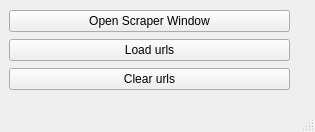
<?xml version="1.0" encoding="UTF-8"?>
<ui version="4.0">
 <class>MainWindow</class>
 <widget class="QMainWindow" name="MainWindow">
  <property name="geometry">
   <rect>
    <x>0</x>
    <y>0</y>
    <width>315</width>
    <height>132</height>
   </rect>
  </property>
  <property name="windowTitle">
   <string>Main window</string>
  </property>
  <widget class="QWidget" name="centralwidget">
   <widget class="QWidget" name="verticalLayoutWidget">
    <property name="geometry">
     <rect>
      <x>9</x>
      <y>9</y>
      <width>281</width>
      <height>83</height>
     </rect>
    </property>
    <layout class="QVBoxLayout" name="verticalLayout">
     <item>
      <widget class="QPushButton" name="open_scraper_button">
       <property name="text">
        <string>Open Scraper Window</string>
       </property>
      </widget>
     </item>
     <item>
      <widget class="QPushButton" name="load_urls_button">
       <property name="text">
        <string>Load urls</string>
       </property>
      </widget>
     </item>
     <item>
      <widget class="QPushButton" name="clear_urls_button">
       <property name="text">
        <string>Clear urls</string>
       </property>
      </widget>
     </item>
    </layout>
   </widget>
  </widget>
  <widget class="QMenuBar" name="menubar">
   <property name="geometry">
    <rect>
     <x>0</x>
     <y>0</y>
     <width>315</width>
     <height>21</height>
    </rect>
   </property>
  </widget>
  <widget class="QStatusBar" name="statusbar"/>
 </widget>
 <resources/>
 <connections/>
</ui>
